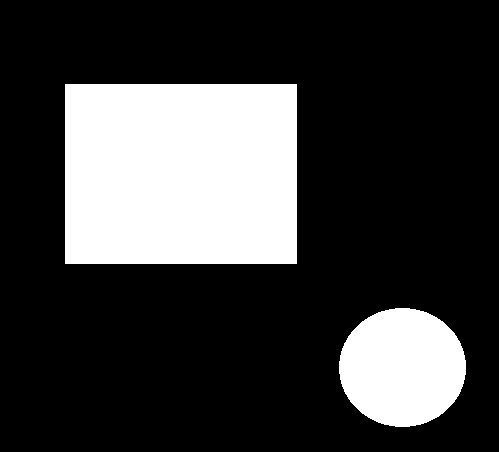
%> input picture Unidad 1/Ejercicios/BW1.png, 499 x 452 px
$ octave Ejercicio14.m   (GNU Octave 9; MATLAB toolbox functions it lacks are replaced by stand-ins)
%> lines starting %> are read from the running program, lines starting %| are printed output that depends on the picture; in (x1, y1, x2, y2) boxes, pixels count from 0 and x2, y2 are one past the last pixel; in counts of white or black regions, pixels touching at a corner belong together; the program's own positions count from 1
%TP1, Ej1.14: Fusionar 2 imagenes  usando operaciones aritmeticas y
%booleanas
clc;close all;clear all


clc; close all; clear all;

%Selecciono y abro dos im醙enes
A = rgb2gray(imread('BW1.png'));
%> A: size 452x499 uint8; min 0, max 255, mean 60.6
B = rgb2gray(imread('BW2.png'));
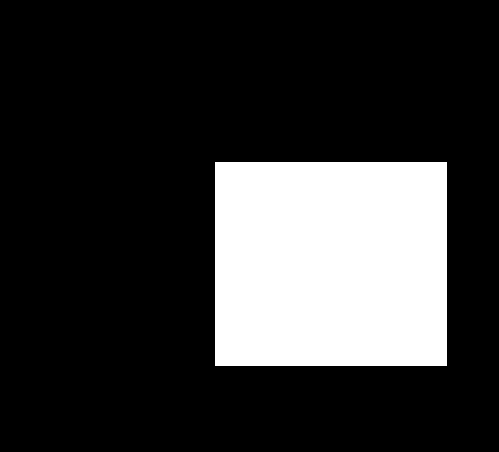
%> input picture Unidad 1/Ejercicios/BW2.png, 499 x 452 px
%> B: size 452x499 uint8; 21% white; 1 white region, box (x1, y1, x2, y2) and area: (215, 162, 447, 366) 47328

%calculo el umbral(Otsu)
u1 = graythresh(A);
%> u1 = 0.498
u2 = graythresh(B);
%> u2 = 0.498

%binarizo
A_b = im2bw(A,u1);
%> A_b: size 452x499 logical; 23.8% white; 2 white regions, box (x1, y1, x2, y2) and area: (65, 84, 297, 264) 41760, (339, 308, 466, 427) 11845
B_b = im2bw(B,u2);

[f1,c1] = size(A_b);
%> f1 = 452; c1 = 499
[f2,c2] = size(B_b);
%> f2 = 452; c2 = 499

%modifico resolucion espacial
fil = min([f1, f2]);
%> fil = 452
col = min([c1, c2]);
%> col = 499

An = imresize(A_b, [fil col]);
Bn = imresize(B_b, [fil col]);


figure
subplot(221); imshow(A); title('Imagen A');
subplot(222); imshow(B); title('Imagen B');
subplot(223); imshow(An); title('Imagen A binarizada y re-muestreada');
subplot(224); imshow(Bn); title('Imagen B binarizada y re-muestreada');

% operaciones logicas
R0 = not(An);
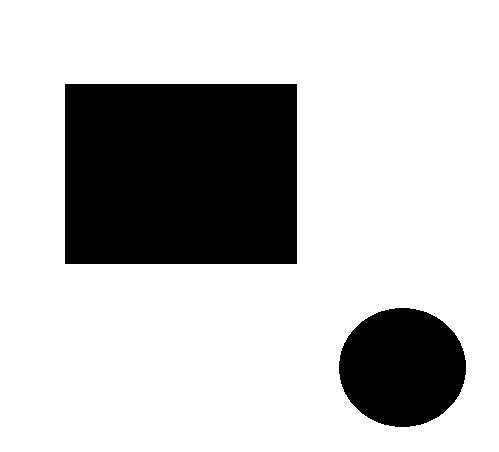
%> R0: size 452x499 logical; 76.2% white; 2 black regions, box (x1, y1, x2, y2) and area: (65, 84, 297, 264) 41760, (339, 308, 466, 427) 11845
R1 = and(An,Bn);
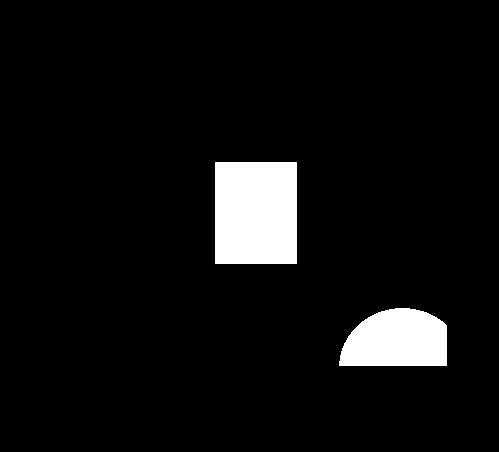
%> R1: size 452x499 logical; 6% white; 2 white regions, box (x1, y1, x2, y2) and area: (215, 162, 297, 264) 8364, (339, 308, 447, 366) 5204
%R1 = An & Bn;

R2 = or(An,Bn);
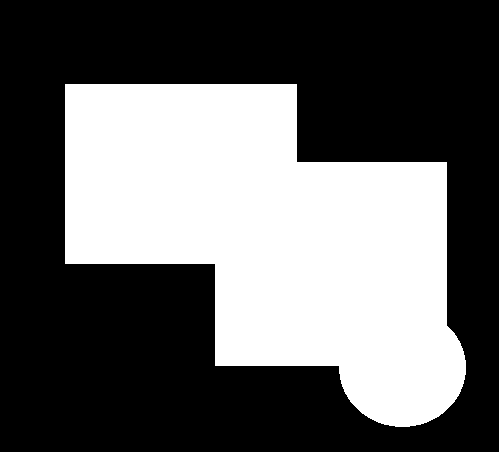
%> R2: size 452x499 logical; 38.7% white; 1 white region, box (x1, y1, x2, y2) and area: (65, 84, 466, 427) 87365
%R2 = An | Bn;

R3 = xor(An,Bn);
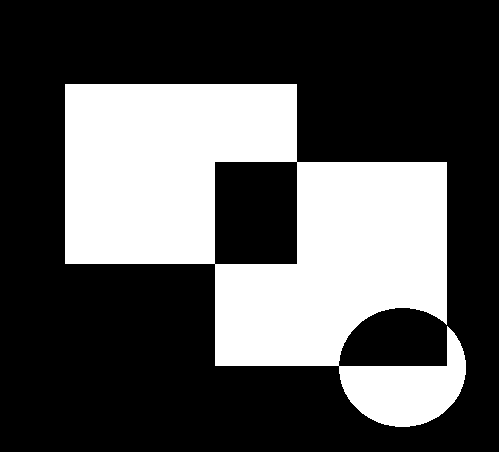
%> R3: size 452x499 logical; 32.7% white; 1 white region, box (x1, y1, x2, y2) and area: (65, 84, 466, 427) 73797

figure
subplot(221); imshow(R0); title('Not A');
subplot(222); imshow(R1); title('A and B');
subplot(223); imshow(R2); title('A or B');
subplot(224); imshow(R3); title('A xor B');
